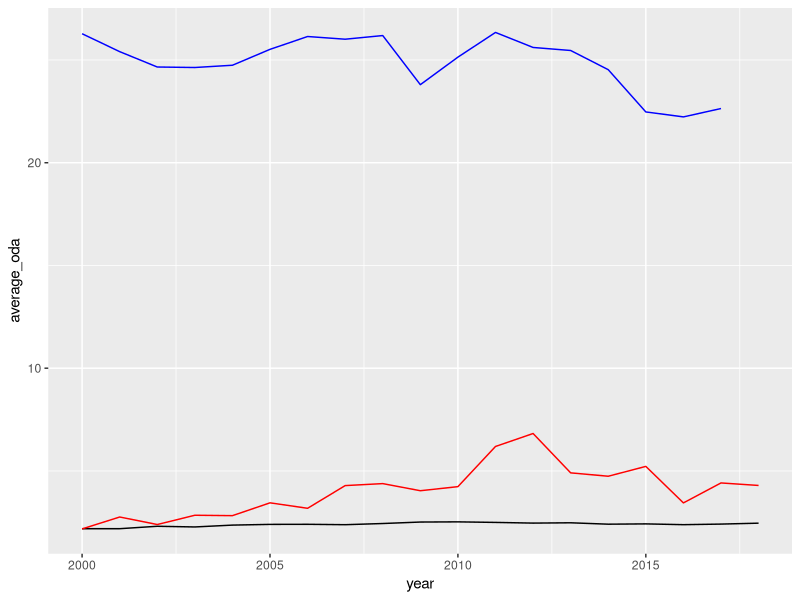

Generate this figure with R:
dir()
library(tidyverse)
library(readxl)

tidy_df <- read_xlsx('thesis_data.xlsx')

str(tidy_df)

average_tidy <- tidy_df %>%
  mutate(oda = log10(oda)) %>%
  replace_na(list(oda=0)) %>% 
  group_by(year) %>% 
  summarise(average_oda=mean(oda),
            average_industry = mean(`industry value added(%GDP)`),
            average_fdi = mean(`FDI infllows`)) 

  ggplot(average_tidy,aes(year, average_oda)) +geom_line() + 
    geom_line(aes(y=average_fdi), color='red') + 
    geom_line(aes(y=average_industry), color='blue')
 
head(average_tidy)

?replace_na

## modeling the lag data

full_tidy_data <- tidy_df %>% 
  mutate(oda_diff = oda-lag(oda),
         fdi_diff = `FDI infllows` - lag(`FDI infllows`),
         indust_diff = `industry value added(%GDP)` - lag(`industry value added(%GDP)`)) 


summary(lm(indust_diff ~ oda_diff + fdi_diff + access_to_electricty, data = full_tidy_data))
